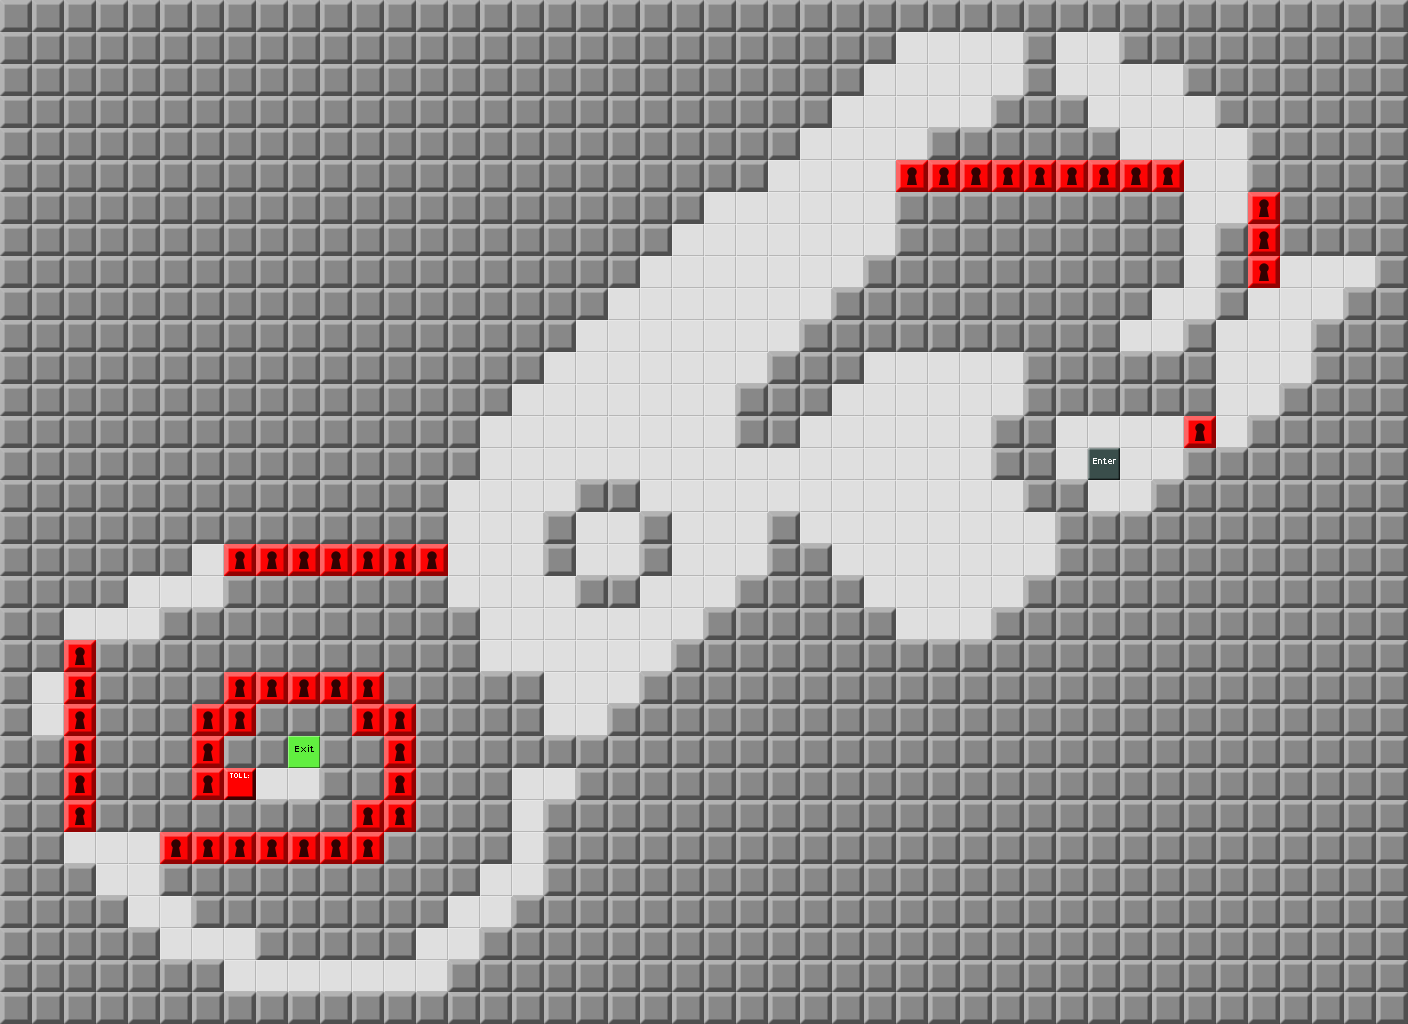

This is a level from a 2D game, rendered from its Tiled map with the project's own tilesets. A one-line summary and the map file follow, with tile-layer data summarised:
An orthogonal 44x32 tile map with 32x32 px tiles, 1 tile layer (Map) and 60 objects.

<map version="1.0" orientation="orthogonal" width="44" height="32" tilewidth="32" tileheight="32">
 <tileset firstgid="1" source="devgraphics.tsx" />
 <layer name="Map" width="44" height="32">
  <data>[1408 cells, 1408 non-empty, 6 distinct tile ids]</data>
 </layer>
 <objectgroup name="Enemies" width="44" height="32">
  <object gid="7" x="576" y="544" />
 </objectgroup>
 <objectgroup name="Items" width="44" height="32">
  <object gid="22" x="1056" y="448" />
  <object gid="22" x="1280" y="320" />
  <object gid="22" x="1120" y="352" />
  <object gid="22" x="896" y="544" />
  <object gid="22" x="992" y="384" />
  <object gid="22" x="1024" y="576" />
  <object gid="22" x="928" y="640" />
  <object gid="22" x="544" y="800" />
  <object gid="8" x="256" y="800">
   <properties>
    <property name="Text" value="You couldn't have gotten through this level any better. Mainly, because there's no scoring system." />
   </properties>
  </object>
  <object gid="8" x="1152" y="480">
   <properties>
    <property name="Text" value="Ooh, these keys are red instead of yellow.\nWhat fun!" />
   </properties>
  </object>
  <object gid="22" x="1152" y="352" />
  <object gid="22" x="1152" y="320" />
  <object gid="22" x="1184" y="320" />
  <object gid="22" x="1184" y="288" />
  <object gid="22" x="1184" y="256" />
  <object gid="22" x="1184" y="224" />
  <object gid="22" x="1216" y="224" />
  <object gid="22" x="1184" y="192" />
  <object gid="8" x="704" y="320">
   <properties>
    <property name="Text" value="Don't forget about coins. Money is important." />
   </properties>
  </object>
  <object gid="12" x="672" y="320" />
  <object gid="12" x="704" y="352" />
  <object gid="12" x="736" y="320" />
  <object gid="12" x="704" y="288" />
  <object gid="22" x="864" y="544" />
  <object gid="22" x="832" y="544" />
  <object gid="22" x="800" y="544" />
  <object gid="8" x="896" y="480">
   <properties>
    <property name="Text" value="Do you ever stop and wonder about life?\nLike, how did we all get here?\n\nNever mind. I'm on heavy painkillers." />
   </properties>
  </object>
  <object gid="8" x="576" y="480">
   <properties>
    <property name="Text" value="He's practicing for the next room. Let's leave him alone." />
   </properties>
  </object>
  <object gid="22" x="96" y="640" />
  <object gid="22" x="128" y="640" />
  <object gid="22" x="128" y="608" />
  <object gid="22" x="160" y="608" />
  <object gid="22" x="192" y="608" />
  <object gid="22" x="192" y="576" />
  <object gid="22" x="160" y="928" />
  <object gid="22" x="160" y="960" />
  <object gid="22" x="192" y="960" />
  <object gid="22" x="224" y="960" />
  <object gid="22" x="224" y="992" />
  <object gid="22" x="256" y="992" />
  <object gid="22" x="288" y="992" />
  <object gid="22" x="320" y="992" />
  <object gid="22" x="352" y="992" />
  <object gid="22" x="384" y="992" />
  <object gid="22" x="416" y="992" />
  <object gid="22" x="416" y="960" />
  <object gid="22" x="448" y="960" />
  <object gid="22" x="448" y="928" />
  <object gid="22" x="480" y="928" />
  <object gid="22" x="480" y="896" />
  <object gid="22" x="512" y="896" />
  <object gid="22" x="512" y="864" />
  <object gid="22" x="512" y="832" />
  <object gid="22" x="512" y="800" />
  <object gid="22" x="128" y="928" />
  <object gid="22" x="1280" y="352" />
  <object gid="22" x="1280" y="384" />
  <object gid="12" x="32" y="704" />
  <object gid="12" x="32" y="736" />
 </objectgroup>
 <objectgroup name="Tools" width="44" height="32" />
 <objectgroup name="Parameters" width="44" height="32">
  <properties>
   <property name="time" value="240" />
   <property name="wrapAround" value="false" />
  </properties>
 </objectgroup>
</map>
